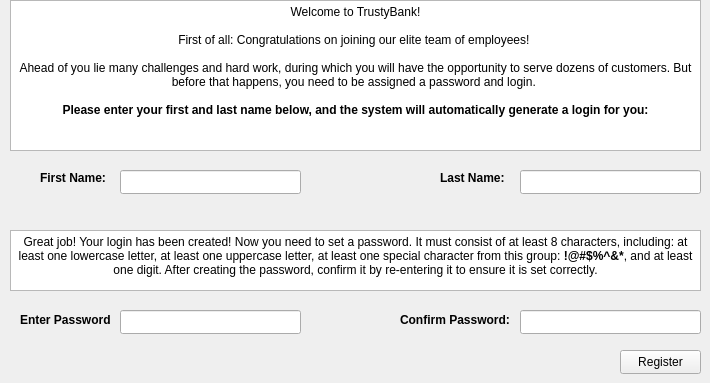
    <widget class="QWidget" name="A2Registration">
     <attribute name="title">
      <string>Registration</string>
     </attribute>
     <widget class="QLabel" name="labelA2_firstName">
      <property name="geometry">
       <rect>
        <x>40</x>
        <y>170</y>
        <width>71</width>
        <height>16</height>
       </rect>
      </property>
      <property name="text">
       <string>&lt;html&gt;&lt;head/&gt;&lt;body&gt;&lt;p&gt;&lt;span style=&quot; font-weight:700;&quot;&gt;First Name:&lt;/span&gt;&lt;/p&gt;&lt;/body&gt;&lt;/html&gt;</string>
      </property>
     </widget>
     <widget class="QLineEdit" name="lineEditA2_firstName">
      <property name="geometry">
       <rect>
        <x>120</x>
        <y>170</y>
        <width>181</width>
        <height>24</height>
       </rect>
      </property>
     </widget>
     <widget class="QTextEdit" name="textA2_welcomeMessage">
      <property name="geometry">
       <rect>
        <x>10</x>
        <y>0</y>
        <width>691</width>
        <height>151</height>
       </rect>
      </property>
      <property name="html">
       <string>&lt;!DOCTYPE HTML PUBLIC &quot;-//W3C//DTD HTML 4.0//EN&quot; &quot;http://www.w3.org/TR/REC-html40/strict.dtd&quot;&gt;
&lt;html&gt;&lt;head&gt;&lt;meta name=&quot;qrichtext&quot; content=&quot;1&quot; /&gt;&lt;meta charset=&quot;utf-8&quot; /&gt;&lt;style type=&quot;text/css&quot;&gt;
p, li { white-space: pre-wrap; }
hr { height: 1px; border-width: 0; }
li.unchecked::marker { content: &quot;\2610&quot;; }
li.checked::marker { content: &quot;\2612&quot;; }
&lt;/style&gt;&lt;/head&gt;&lt;body style=&quot; font-family:'Segoe UI'; font-size:9pt; font-weight:400; font-style:normal;&quot;&gt;
&lt;p align=&quot;center&quot; style=&quot; margin-top:0px; margin-bottom:0px; margin-left:0px; margin-right:0px; -qt-block-indent:0; text-indent:0px;&quot;&gt;Welcome to TrustyBank!&lt;/p&gt;
&lt;p align=&quot;center&quot; style=&quot;-qt-paragraph-type:empty; margin-top:0px; margin-bottom:0px; margin-left:0px; margin-right:0px; -qt-block-indent:0; text-indent:0px;&quot;&gt;&lt;br /&gt;&lt;/p&gt;
&lt;p align=&quot;center&quot; style=&quot; margin-top:0px; margin-bottom:0px; margin-left:0px; margin-right:0px; -qt-block-indent:0; text-indent:0px;&quot;&gt;First of all: Congratulations on joining our elite team of employees! &lt;/p&gt;
&lt;p align=&quot;center&quot; style=&quot;-qt-paragraph-type:empty; margin-top:0px; margin-bottom:0px; margin-left:0px; margin-right:0px; -qt-block-indent:0; text-indent:0px;&quot;&gt;&lt;br /&gt;&lt;/p&gt;
&lt;p align=&quot;center&quot; style=&quot; margin-top:0px; margin-bottom:0px; margin-left:0px; margin-right:0px; -qt-block-indent:0; text-indent:0px;&quot;&gt;Ahead of you lie many challenges and hard work, during which you will have the opportunity to serve dozens of customers. But before that happens, you need to be assigned a password and login. &lt;/p&gt;
&lt;p align=&quot;center&quot; style=&quot;-qt-paragraph-type:empty; margin-top:0px; margin-bottom:0px; margin-left:0px; margin-right:0px; -qt-block-indent:0; text-indent:0px;&quot;&gt;&lt;br /&gt;&lt;/p&gt;
&lt;p align=&quot;center&quot; style=&quot; margin-top:0px; margin-bottom:0px; margin-left:0px; margin-right:0px; -qt-block-indent:0; text-indent:0px;&quot;&gt;&lt;span style=&quot; font-weight:700;&quot;&gt;Please enter your first and last name below, and the system will automatically generate a login for you:&lt;/span&gt;&lt;/p&gt;&lt;/body&gt;&lt;/html&gt;</string>
      </property>
     </widget>
     <widget class="QLabel" name="labelA2_lastName">
      <property name="geometry">
       <rect>
        <x>440</x>
        <y>170</y>
        <width>71</width>
        <height>16</height>
       </rect>
      </property>
      <property name="text">
       <string>&lt;html&gt;&lt;head/&gt;&lt;body&gt;&lt;p&gt;&lt;span style=&quot; font-weight:700;&quot;&gt;Last Name:&lt;/span&gt;&lt;/p&gt;&lt;/body&gt;&lt;/html&gt;</string>
      </property>
     </widget>
     <widget class="QLineEdit" name="lineEditA2_lastName">
      <property name="geometry">
       <rect>
        <x>520</x>
        <y>170</y>
        <width>181</width>
        <height>24</height>
       </rect>
      </property>
     </widget>
     <widget class="QTextEdit" name="textA2_rulesForPassword">
      <property name="geometry">
       <rect>
        <x>10</x>
        <y>230</y>
        <width>691</width>
        <height>61</height>
       </rect>
      </property>
      <property name="html">
       <string>&lt;!DOCTYPE HTML PUBLIC &quot;-//W3C//DTD HTML 4.0//EN&quot; &quot;http://www.w3.org/TR/REC-html40/strict.dtd&quot;&gt;
&lt;html&gt;&lt;head&gt;&lt;meta name=&quot;qrichtext&quot; content=&quot;1&quot; /&gt;&lt;meta charset=&quot;utf-8&quot; /&gt;&lt;style type=&quot;text/css&quot;&gt;
p, li { white-space: pre-wrap; }
hr { height: 1px; border-width: 0; }
li.unchecked::marker { content: &quot;\2610&quot;; }
li.checked::marker { content: &quot;\2612&quot;; }
&lt;/style&gt;&lt;/head&gt;&lt;body style=&quot; font-family:'Segoe UI'; font-size:9pt; font-weight:400; font-style:normal;&quot;&gt;
&lt;p align=&quot;center&quot; style=&quot; margin-top:0px; margin-bottom:0px; margin-left:0px; margin-right:0px; -qt-block-indent:0; text-indent:0px;&quot;&gt;Great job! Your login has been created! Now you need to set a password. It must consist of at least 8 characters, including: at least one lowercase letter, at least one uppercase letter, at least one special character from this group: &lt;span style=&quot; font-weight:700;&quot;&gt;!@#$%^&amp;amp;*&lt;/span&gt;, and at least one digit. After creating the password, confirm it by re-entering it to ensure it is set correctly.&lt;/p&gt;&lt;/body&gt;&lt;/html&gt;</string>
      </property>
     </widget>
     <widget class="QLabel" name="labelA2_enterPassword">
      <property name="geometry">
       <rect>
        <x>20</x>
        <y>310</y>
        <width>91</width>
        <height>21</height>
       </rect>
      </property>
      <property name="text">
       <string>&lt;html&gt;&lt;head/&gt;&lt;body&gt;&lt;p&gt;&lt;span style=&quot; font-weight:700;&quot;&gt;Enter Password:&lt;/span&gt;&lt;/p&gt;&lt;/body&gt;&lt;/html&gt;</string>
      </property>
     </widget>
     <widget class="QLabel" name="labelA2_confirmPassword">
      <property name="geometry">
       <rect>
        <x>400</x>
        <y>310</y>
        <width>111</width>
        <height>20</height>
       </rect>
      </property>
      <property name="text">
       <string>&lt;html&gt;&lt;head/&gt;&lt;body&gt;&lt;p&gt;&lt;span style=&quot; font-weight:700;&quot;&gt;Confirm Password:&lt;/span&gt;&lt;/p&gt;&lt;/body&gt;&lt;/html&gt;</string>
      </property>
     </widget>
     <widget class="QLineEdit" name="lineEditA2_password">
      <property name="geometry">
       <rect>
        <x>120</x>
        <y>310</y>
        <width>181</width>
        <height>24</height>
       </rect>
      </property>
     </widget>
     <widget class="QLineEdit" name="lineEditA2_confirmPassword">
      <property name="geometry">
       <rect>
        <x>520</x>
        <y>310</y>
        <width>181</width>
        <height>24</height>
       </rect>
      </property>
     </widget>
     <widget class="QPushButton" name="pushA2_register">
      <property name="geometry">
       <rect>
        <x>620</x>
        <y>350</y>
        <width>81</width>
        <height>24</height>
       </rect>
      </property>
      <property name="text">
       <string>Register</string>
      </property>
     </widget>
     <zorder>labelA2_firstName</zorder>
     <zorder>lineEditA2_firstName</zorder>
     <zorder>textA2_welcomeMessage</zorder>
     <zorder>labelA2_lastName</zorder>
     <zorder>lineEditA2_lastName</zorder>
     <zorder>textA2_rulesForPassword</zorder>
     <zorder>labelA2_enterPassword</zorder>
     <zorder>labelA2_confirmPassword</zorder>
     <zorder>lineEditA2_confirmPassword</zorder>
     <zorder>pushA2_register</zorder>
     <zorder>lineEditA2_password</zorder>
    </widget>
